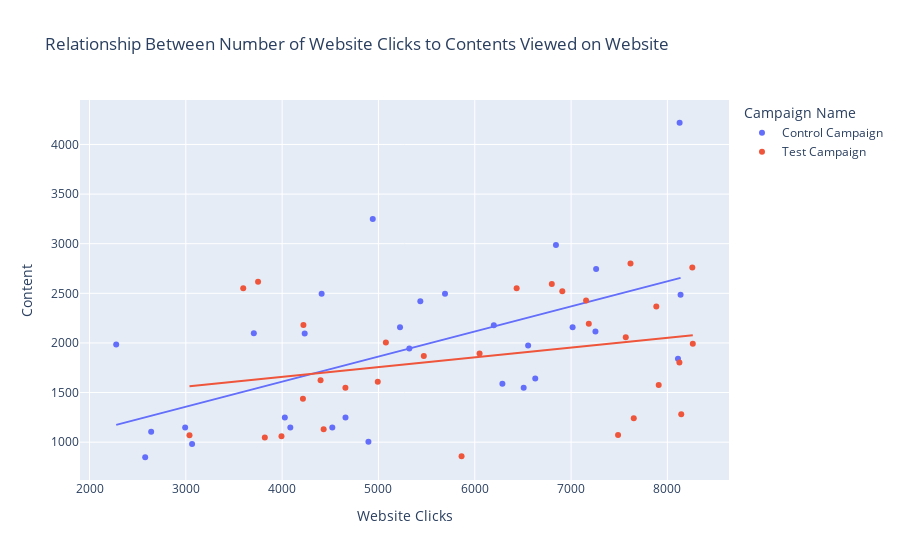

Notebook code cell kept with this figure:
### Code cell
Viewd_Ratio.show()

### Figure 1 — Plotly figure (JSON) as saved in the notebook; plotly's stock layout.template omitted (floating-point values rounded to 4 significant figures)
{"data": [{"hovertemplate": "Campaign Name=Control Campaign<br>Website Clicks=%{x}<br>Content=%{y}<extra></extra>", "legendgroup": "Control Campaign", "marker": {"color": "#636efa", "symbol": "circle"}, "mode": "markers", "name": "Control Campaign", "orientation": "v", "showlegend": true, "type": "scatter", "x": [7016, 2277, 8137, 2993, 6554, 4521, 4896, 5224, 6628, 7253, 3706, 8110, 2578, 5691, 6843, 4410, 4085, 4234, 5435, 4941, 6287, 8127, 6508, 4658, 3065, 5321.0, 4028, 2640, 7260, 6198], "xaxis": "x", "y": [2159, 1984, 2486, 1147, 1975, 1149, 1005, 2158, 1642, 2115, 2098, 1841, 848, 2496, 2988, 2496, 1149, 2096, 2421, 3249, 1589, 4219, 1549, 1249, 982, 1944.0, 1249, 1106, 2746, 2179], "yaxis": "y"}, {"hovertemplate": "<b>OLS trendline</b><br>Content = 0.252776 * Website Clicks + 598.822<br>R<sup>2</sup>=0.326398<br><br>Campaign Name=Control Campaign<br>Website Clicks=%{x}<br>Content=%{y} <b>(trend)</b><extra></extra>", "legendgroup": "Control Campaign", "marker": {"color": "#636efa", "symbol": "circle"}, "mode": "lines", "name": "Control Campaign", "showlegend": false, "type": "scatter", "x": [2277, 2578, 2640, 2993, 3065, 3706, 4028, 4085, 4234, 4410, 4521, 4658, 4896, 4941, 5224, 5321.0, 5435, 5691, 6198, 6287, 6508, 6554, 6628, 6843, 7016, 7253, 7260, 8110, 8127, 8137], "xaxis": "x", "y": [1174.0, 1250.0, 1266.0, 1355.0, 1374.0, 1536.0, 1617.0, 1631.0, 1669.0, 1714.0, 1742.0, 1776.0, 1836.0, 1848.0, 1919.0, 1944.0, 1973.0, 2037.0, 2166.0, 2188.0, 2244.0, 2256.0, 2274.0, 2329.0, 2372.0, 2432.0, 2434.0, 2649.0, 2653.0, 2656.0], "yaxis": "y"}, {"hovertemplate": "Campaign Name=Test Campaign<br>Website Clicks=%{x}<br>Content=%{y}<extra></extra>", "legendgroup": "Test Campaign", "marker": {"color": "#EF553B", "symbol": "circle"}, "mode": "markers", "name": "Test Campaign", "orientation": "v", "showlegend": true, "type": "scatter", "x": [3038, 8125, 3750, 8264, 7568, 3993, 4993, 6800, 7910, 6909, 7617, 4657, 6050, 5471, 4431, 5077, 7156, 3596, 3820, 6435, 8144, 7651, 7885, 4399, 4216, 5863, 7488, 4221, 7184, 8259], "xaxis": "x", "y": [1069, 1804, 2617, 1992, 2058, 1059, 1609, 2594, 1576, 2522, 2801, 1548, 1894, 1868, 1131, 2004, 2427, 2551, 1046, 2552, 1281, 1240, 2367, 1625, 1437, 858, 1073, 2182, 2194, 2761], "yaxis": "y"}, {"hovertemplate": "<b>OLS trendline</b><br>Content = 0.0980828 * Website Clicks + 1266.33<br>R<sup>2</sup>=0.078623<br><br>Campaign Name=Test Campaign<br>Website Clicks=%{x}<br>Content=%{y} <b>(trend)</b><extra></extra>", "legendgroup": "Test Campaign", "marker": {"color": "#EF553B", "symbol": "circle"}, "mode": "lines", "name": "Test Campaign", "showlegend": false, "type": "scatter", "x": [3038, 3596, 3750, 3820, 3993, 4216, 4221, 4399, 4431, 4657, 4993, 5077, 5471, 5863, 6050, 6435, 6800, 6909, 7156, 7184, 7488, 7568, 7617, 7651, 7885, 7910, 8125, 8144, 8259, 8264], "xaxis": "x", "y": [1564.0, 1619.0, 1634.0, 1641.0, 1658.0, 1680.0, 1680.0, 1698.0, 1701.0, 1723.0, 1756.0, 1764.0, 1803.0, 1841.0, 1860.0, 1897.0, 1933.0, 1944.0, 1968.0, 1971.0, 2001.0, 2009.0, 2013.0, 2017.0, 2040.0, 2042.0, 2063.0, 2065.0, 2076.0, 2077.0], "yaxis": "y"}], "layout": {"legend": {"title": {"text": "Campaign Name"}, "tracegroupgap": 0}, "title": {"text": "Relationship Between Number of Website Clicks to Contents Viewed on Website"}, "xaxis": {"anchor": "y", "domain": [0, 1], "title": {"text": "Website Clicks"}}, "yaxis": {"anchor": "x", "domain": [0, 1], "title": {"text": "Content"}}}}
